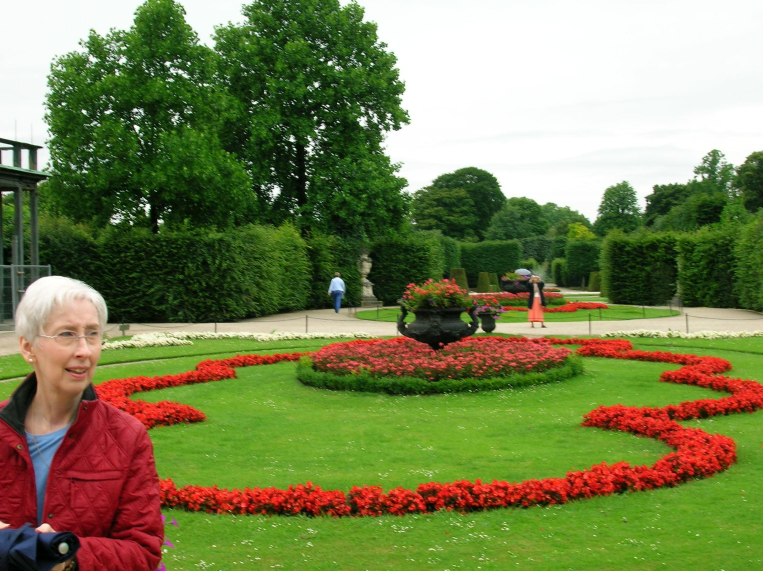
#> input picture popeye/web_server/listing_exec_app/lib/default_code/ch_13/input_images/Vienna.jpg, 2288 x 1712 px (shown at 1/3 size)
$ python Listing_13_1.py
#> lines starting #> are read from the running program, lines starting #| are printed output that depends on the picture
### popeye/web_server/listing_exec_app/lib/image_manipulation.py
import sys
import os.path
sys.path.append(os.path.join(os.path.dirname(__file__), '..'))

import matplotlib.pyplot as plt
import matplotlib.image as mpimg
import numpy as np

imagewritten = False

# [44 lines left out: functions image, imread, imwrite, not called in this run]

def isimagewritten():
    return imagewritten

def rgb2gray(pic):
    return np.dot(pic[...,:3], [0.299, 0.587, 0.114])

# [26 lines left out: functions imshow, diagMirror, not called in this run]


def shape(pic, index):
    return pic.shape[index]

### popeye/web_server/listing_exec_app/lib/plot.py
import sys
import os.path
from matplotlib.colors import LightSource
sys.path.append(os.path.join(os.path.dirname(__file__), '..'))

import matplotlib.pyplot as plt

ax = None
plotted = False


# [29 lines left out: functions plot, subplot, meshplot, plot3d, not called in this run]


def isplotted():
    return plotted


def setaspect(aspect):
    global ax
    ax.set_aspect(aspect)


# [5 lines left out: function setlabels, not called in this run]


def setview(myelev, myazim):
    global ax
    ax.view_init(elev=myelev, azim=myazim)


def text(x, y, z, label):
    global ax
    ax.text(x, y, z, label)


def addpatch(patch):
    global ax
    ax.add_patch(patch)

def clearplot():
    global ax
    ax.clear()

def shade(azdeg, altdeg, *args, **kwargs):
    ls = LightSource(azdeg, altdeg)
    return ls.shade(*args, **kwargs)

### popeye/web_server/listing_exec_app/lib/default_code/ch_13/Listing_13_1.py
import sys
import os.path
sys.path.append(os.path.join(os.path.dirname(__file__), '../../..'))

# Imports
from lib.image_manipulation import *
from lib.plot import *
from lib.librarywrappers import *
# Endports

# Listing 13.01 Exploring the sky situation
# Begin
input_path = 'input_images/'
v = imread(input_path + 'Vienna.jpg')
#> in imread, returned value is the input picture: shape (1712, 2288, 3); mean R, G, B 121.5, 128.8, 81.8
image(v)
row = 400
red = v[row, :, 0]
#> red = 2288 values, max 255 at index 1229, min 0 at index 740, mean 159.3
gr = v[row, :, 1]
#> gr = 2288 values, max 255 at index 140, min 21 at index 712, mean 176.4
bl = v[row, :, 2]
#> bl = 2288 values, max 255 at index 0, min 0 at index 196, mean 153.3
plot(red, 'r')
plot(gr, 'g')
plot(bl, 'b')
# End
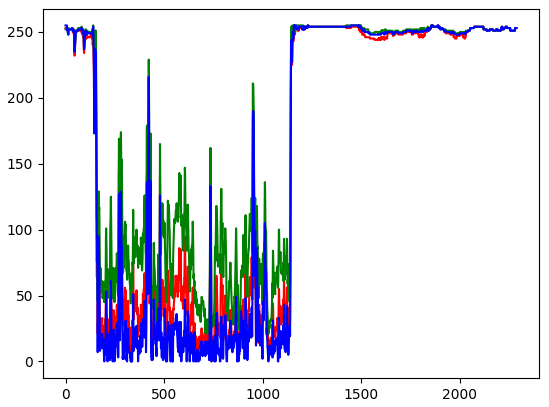
#> figure drawn by matplotlib, 1 panel; curve peaks at x = 1229, y = 255; curve peaks at x = 140, y = 255; curve peaks at x = 0, y = 255
